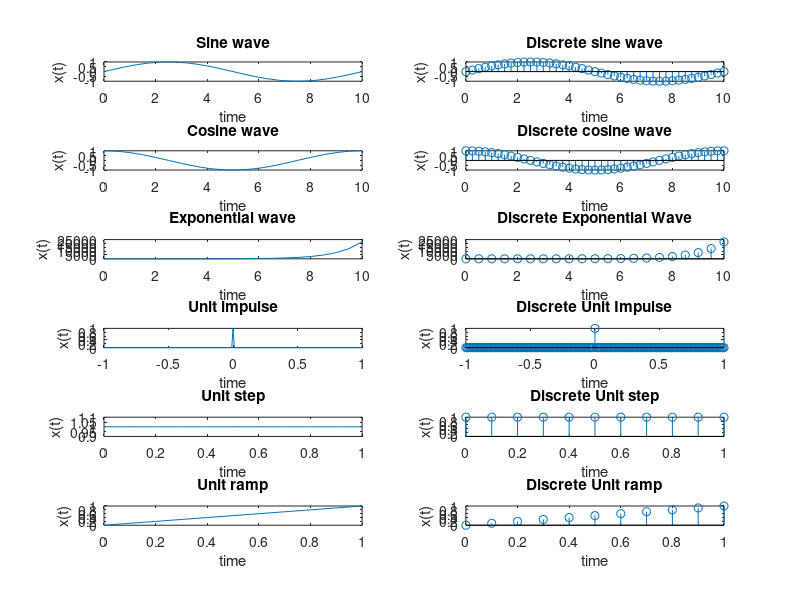

The MATLAB source for this figure:
clc;
close all;
clear all;
t=(0:0.25:10);
T=10;
x=sin(2*pi*t/T);
subplot(6,2,1);
plot(t,x);
xlabel('time');
ylabel('x(t)');
title('Sine wave');

subplot(6,2,2);
stem(t,x);
xlabel('time');
ylabel('x(t)');
title('Discrete sine wave');

y=cos(2*pi*t/T);
subplot(6,2,3);
plot(t,y);
xlabel('time');
ylabel('x(t)');
title('Cosine wave');

subplot(6,2,4);
stem(t,y);
xlabel('time');
ylabel('x(t)');
title('Discrete cosine wave');

t=(0:0.5:10);
e=exp(t);
subplot(6,2,5);
plot(t,e);
xlabel('time');
ylabel('x(t)');
title('Exponential wave');

subplot(6,2,6);
stem(t,e);
xlabel('time')
ylabel('x(t)')
title('Discrete Exponential Wave')

t=(-1:0.01:1);
i=(t==0);
subplot(6,2,7);
plot(t,i);
xlabel('time');
ylabel('x(t)');
title('Unit impulse');

subplot(6,2,8);
stem(t,i);
xlabel('time');
ylabel('x(t)')
title('Discrete Unit Impulse');

t=(0:0.1:1);
u=(t>=0);
subplot(6,2,9);
plot(t,u);
xlabel('time');
ylabel('x(t)');
title('Unit step');

subplot(6,2,10);
stem(t,u);
xlabel('time');
ylabel('x(t)');
title('Discrete Unit step');

r=(t.*u);
subplot(6,2,11);
plot(t,r);
xlabel('time');
ylabel('x(t)');
title('Unit ramp');

subplot(6,2,12);
stem(t,r);
xlabel('time');
ylabel('x(t)');
title('Discrete Unit ramp');


